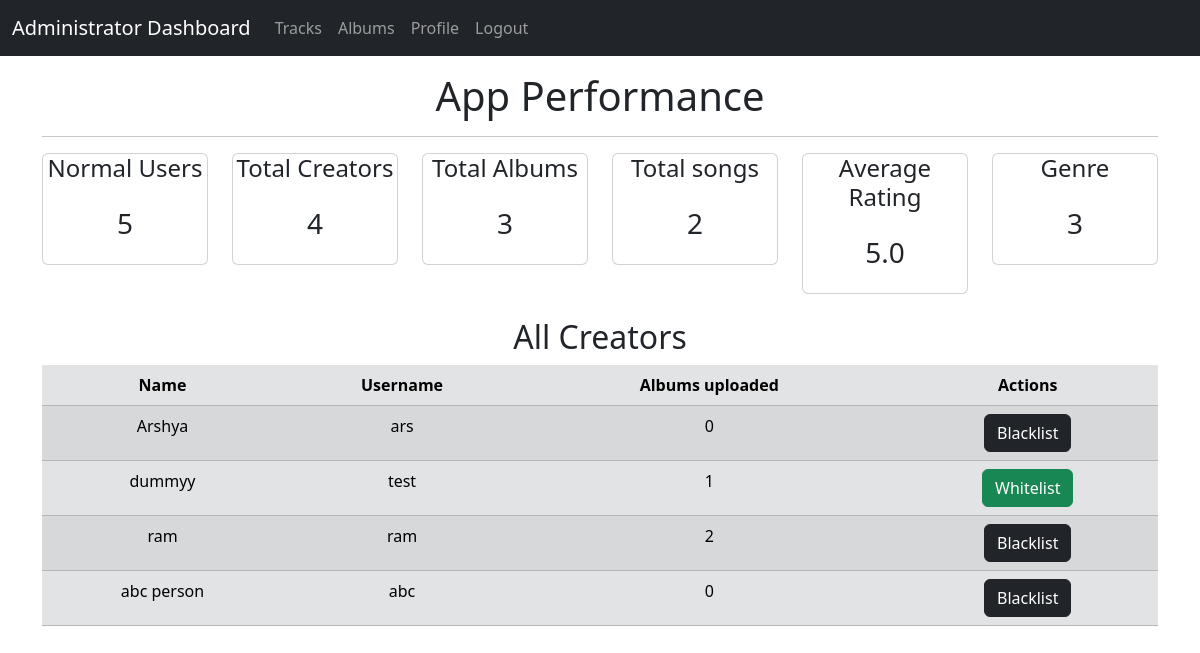
Screenshot of /admin_dashboard (signed in) with the database file from the repository.
### models.py (models this page shows)
class User(db.Model):
    id = db.Column(db.Integer, primary_key = True)
    username = db.Column(db.String(50), unique=True, nullable=False)
    password = db.Column(db.String(50), nullable=False)
    name = db.Column(db.String(50), nullable=False)
    is_creator = db.Column(db.Boolean,nullable=False, default=False)
    is_admin = db.Column(db.Boolean, nullable=False, default=False)
    is_blacklisted = db.Column(db.Boolean,nullable=False, default=False)
    albums = db.relationship('Album', backref='creator', lazy=True)
    playlists = db.relationship('Playlist', backref='playlist_creator', lazy=True)

### routes.py (the view)
@app.route('/admin_dashboard')
def admin_dashboard():
    if 'user_id' not in session :
        flash('Please Login first')
        return redirect(url_for('admin_login'))
    user=User.query.get(session['user_id'])
    if not user.is_admin:
        flash('Unauthorized access')
        return redirect(url_for('admin_login'))
    creators = User.query.filter_by(is_creator=True).all()
    total_songs = Song.query.count()
    total_albums = Album.query.count()
    total_users = User.query.filter_by(is_admin=False).count()
    total_creators = User.query.filter_by(is_creator=True).count()
    total_genres = Album.query.distinct(Album.genre).count()
    if total_songs > 0:
        avg_rating = round((db.session.query(func.avg(Song.rating)).scalar()),2)
    else:
        avg_rating = 0
    return render_template('admin_dashboard.html',user=user, creators=creators,total_albums=total_albums,total_songs=total_songs,
                           total_users=total_users,total_creators=total_creators,total_genres=total_genres,avg_rating=avg_rating )

### templates/admin_dashboard.html (shortened to what this page needs)
{% extends 'layout.html' %}
{% block body %}
<h1 class="text-center mt-3">App Performance</h1>
<hr>
<div class="row" >
    <div class="col-md-2">
        <div class="card text-center">
            <h4 class="card-title">Normal Users</h4>
            <h3 class="card-body"> {{ total_users }}</h3>
        </div>
    </div>
    <div class="col-md-2">
        <div class="card text-center">
            <h4 class="card-title ">Total Creators</h4>
            <h3 class="card-body"> {{ total_creators }}</h3>
        </div>
    </div>
    <div class="col-md-2">
        <div class="card text-center">
            <h4 class="card-title">Total Albums</h4>
            <h3 class="card-body"> {{ total_albums }}</h3>
        </div>
    </div>
    <div class="col-md-2">
        <div class="card text-center">
            <h4 class="card-title">Total songs</h4>
            <h3 class="card-body"> {{ total_songs }}</h3>
        </div>
    </div>
    <div class="col-md-2">
        <div class="card text-center">
            <h4 class="card-title ">Average Rating</h4>
            <h3 class="card-body"> {{ avg_rating }}</h3>
        </div>
    </div>
    <div class="col-md-2">
        <div class="card text-center">
            <h4 class="card-title">Genre</h4>
            <h3 class="card-body"> {{ total_genres }}</h3>
        </div>
    </div>
</div>
{% if creators|length == 0 %}
<h2 class="text-center mt-4">no creators registered yet</h2>
{% else %}
<h2 class="text-center mt-4">All Creators</h2>
<table class="table text-center table-striped table-secondary">
    <thead>
        <tr>
            <th>Name</th>
            <th>Username</th>
            <th>Albums uploaded</th>
            <th>Actions</th>
        </tr>
    </thead>
    <tbody>
        {% for creator in creators %}
            <tr>
                <td>{{ creator.name }}</td>
                <td>{{ creator.username }}</td>
                <td>{{ creator.albums|length }}</td>
                <td>
                    {% if creator.is_blacklisted %}
                        <a href="{{ url_for('blacklist_creator', user_id=creator.id) }}" class="btn btn-success">Whitelist</a>
                    {% else %}
                        <a href="{{ url_for('blacklist_creator', user_id=creator.id) }}" class="btn btn-dark">Blacklist</a>
                    {% endif %}
                </td>
            </tr>
        {% endfor %}
    </tbody>
</table>
{% endif %}
{% endblock body %}

### rows the page displays
User: name "Arshya", username "ars", albums|length "0"
User: name "dummyy", username "test", albums|length "1"
User: name "ram", username "ram", albums|length "2"
User: name "abc person", username "abc", albums|length "0"

### other values shown
{{ total_users }} "5"
{{ total_creators }} "4"
{{ total_albums }} "3"
{{ total_songs }} "2"
{{ avg_rating }} "5.0"
{{ total_genres }} "3"
